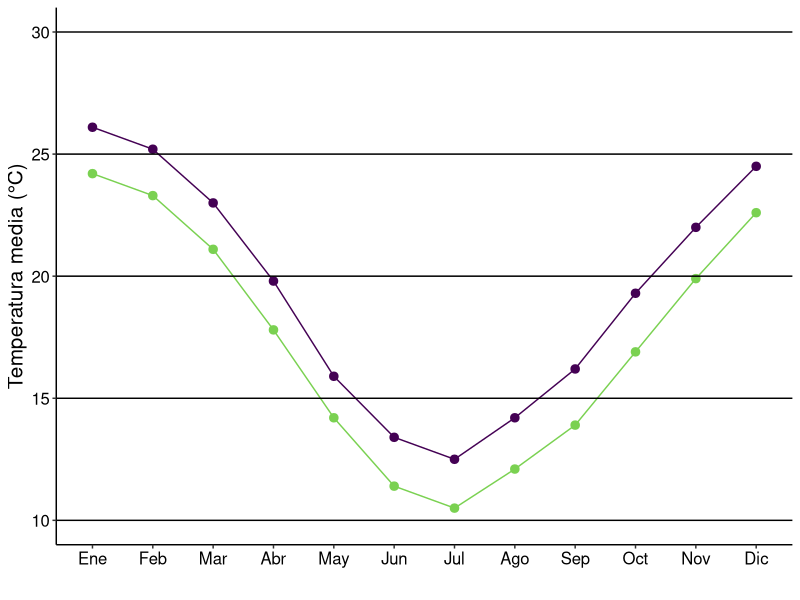
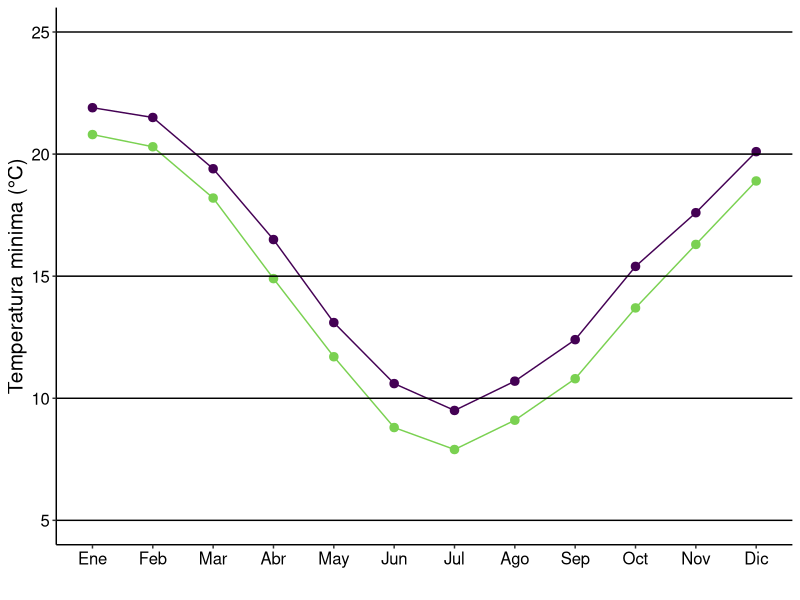
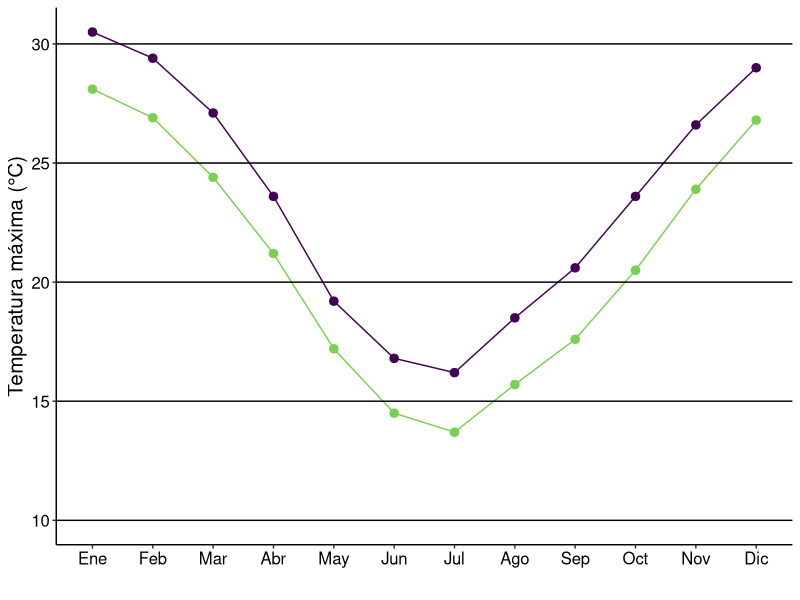
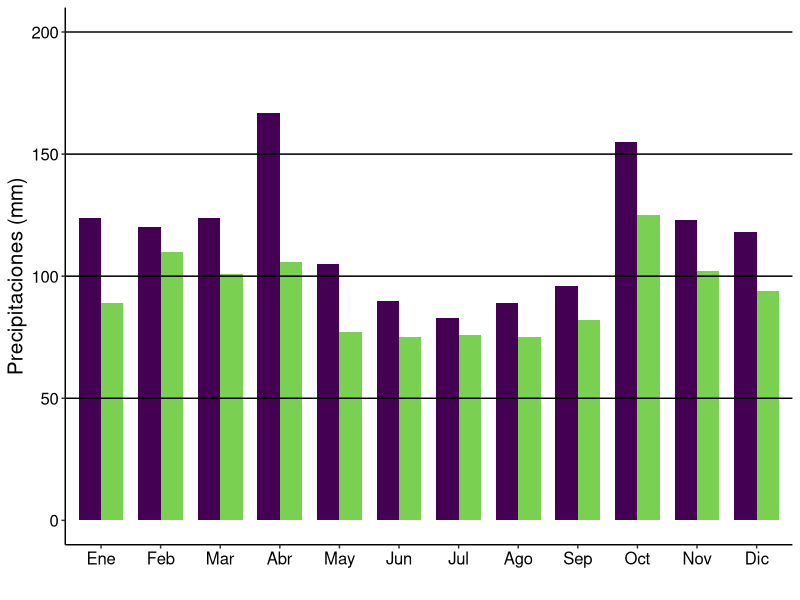
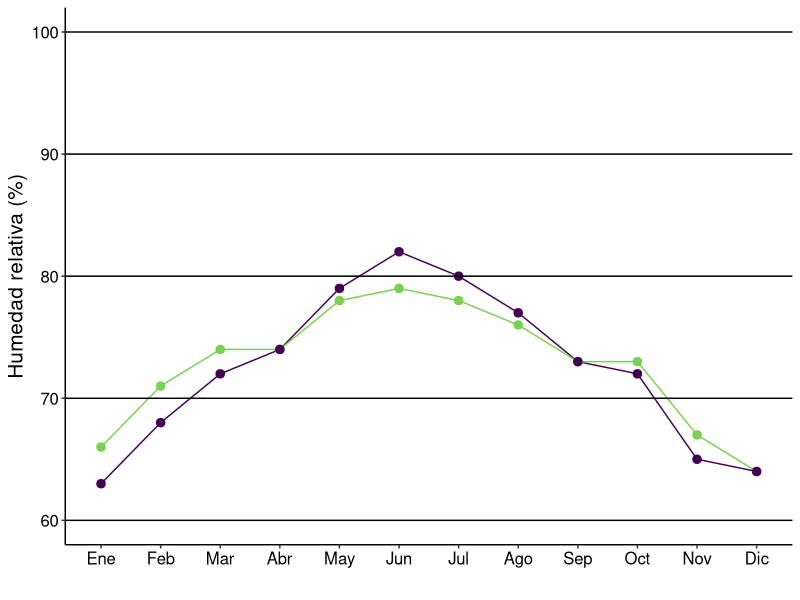
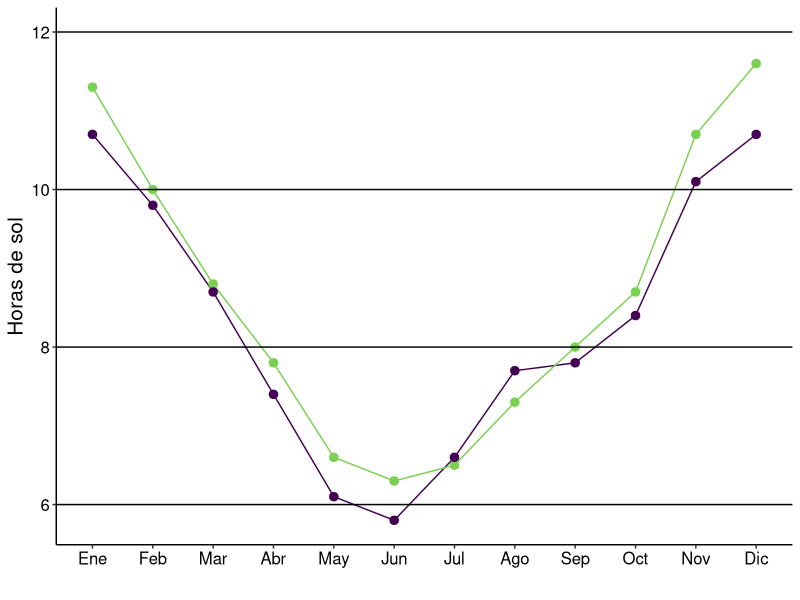
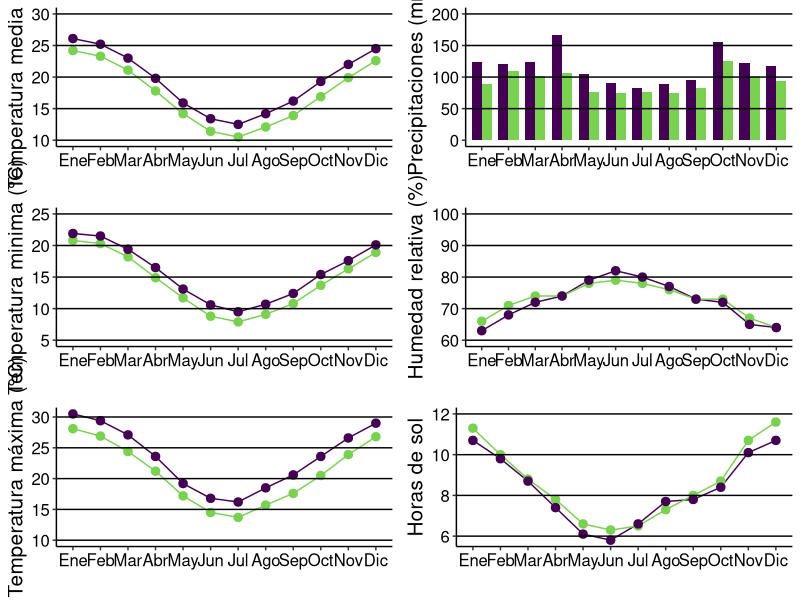

The R script that drew these images, in order:
## ---- chunk 1
knitr::opts_chunk$set(warning = FALSE, message = FALSE, echo = FALSE)

#Load library
library(readxl)

#Create object "db_fed_mor" which contains climate db_fed_mor
db_fed_mor <- read_excel("database.xlsx", sheet = "III_federacion")

db_fed_mor$site<-as.factor(db_fed_mor$site)
db_fed_mor$month<-as.factor(db_fed_mor$month)

db_fed_mor$month<-factor(db_fed_mor$month, levels = c("Jan", "Feb", "Mar", "Apr", "May", "Jun", "Jul", "Aug", "Sep", "Oct", "Nov", "Dec"),  labels = c("Ene", "Feb", "Mar", "Abr", "May", "Jun", "Jul", "Ago", "Sep", "Oct", "Nov", "Dic"))

db_fed_mor <- as.data.frame(db_fed_mor)

## ---- chunk 2
knitr::opts_chunk$set(warning = FALSE, message = FALSE, echo = FALSE)

library(ggplot2)

Gc1<-ggplot(data=db_fed_mor, aes(x=month, y=med, group = site, color=site, fill=site)) +
  geom_line()+
  scale_color_viridis_d(option="D", end=0.8)+
  geom_point(size=4, shape=20) +
  labs(y="Temperatura media (°C)", x="")+
  theme_classic()+
  theme(panel.grid.major.x = element_blank())+
  theme(legend.position = "none")+
  theme(text = element_text(size=15))+
  geom_hline(aes(yintercept=10), color="black")+
  geom_hline(aes(yintercept=15), color="black")+
  geom_hline(aes(yintercept=20), color="black")+
  geom_hline(aes(yintercept=25), color="black")+
  geom_hline(aes(yintercept=30), color="black")+
  theme(axis.text = element_text( color='black'))
Gc2<-ggplot(data=db_fed_mor, aes(x=month, y=min, group = site, color=site, fill=site)) +
  geom_line()+
  scale_color_viridis_d(option="D", end=0.8)+
  geom_point(size=4, shape=20) +
  labs(y="Temperatura minima (°C)", x="")+
  theme_classic()+
  theme(panel.grid.major.x = element_blank())+
  theme(legend.position = "none")+
  theme(text = element_text(size=15))+
  geom_hline(aes(yintercept=5), color="black")+
  geom_hline(aes(yintercept=10), color="black")+
  geom_hline(aes(yintercept=15), color="black")+
  geom_hline(aes(yintercept=20), color="black")+
  geom_hline(aes(yintercept=25), color="black")+
  theme(axis.text = element_text( color='black'))
Gc3<-ggplot(data=db_fed_mor, aes(x=month, y=max, group = site, color=site, fill=site)) +
  geom_line()+
  scale_color_viridis_d(option="D", end=0.8)+
  geom_point(size=4, shape=20) +
  labs(y="Temperatura máxima (°C)", x="")+
  theme_classic()+
  theme(panel.grid.major.x = element_blank())+
  theme(legend.position = "none")+
  theme(text = element_text(size=15))+
  geom_hline(aes(yintercept=10), color="black")+
  geom_hline(aes(yintercept=15), color="black")+
  geom_hline(aes(yintercept=20), color="black")+
  geom_hline(aes(yintercept=25), color="black")+
  geom_hline(aes(yintercept=30), color="black")+
  theme(axis.text = element_text( color='black'))
Gc4<-ggplot(data=db_fed_mor, aes(x=month, y=rain, fill=site)) +
  geom_bar(stat="identity", position="dodge", width=0.75) +
  labs(y="Precipitaciones (mm)", x="")+
  theme_classic()+
  scale_fill_viridis_d(option="D", end=0.8)+
  theme(panel.grid.major.x = element_blank())+
  theme(legend.position = "none")+
  theme(text = element_text(size=15))+
  geom_hline(aes(yintercept=50), color="black")+
  geom_hline(aes(yintercept=100), color="black")+
  geom_hline(aes(yintercept=150), color="black")+
  geom_hline(aes(yintercept=200), color="black")+
  theme(axis.text = element_text( color='black'))
Gc5<-ggplot(data=db_fed_mor, aes(x=month, y=hum, group = site, color=site, fill=site)) +
  geom_line()+
  scale_color_viridis_d(option="D", end=0.8)+
  geom_point(size=4, shape=20) +
  labs(y="Humedad relativa (%)", x="")+
  theme_classic()+
  theme(panel.grid.major.x = element_blank())+
  theme(legend.position = "none")+
  theme(text = element_text(size=15))+
  geom_hline(aes(yintercept=60), color="black")+
  geom_hline(aes(yintercept=70), color="black")+
  geom_hline(aes(yintercept=80), color="black")+
  geom_hline(aes(yintercept=90), color="black")+
  geom_hline(aes(yintercept=100), color="black")+
  theme(axis.text = element_text( color='black'))
Gc6<-ggplot(data=db_fed_mor, aes(x=month, y=sun, group = site, color=site, fill=site)) +
  geom_line()+
  scale_color_viridis_d(option="D", end=0.8)+
  geom_point(size=4, shape=20) +
  labs(y="Horas de sol", x="")+
  theme_classic()+
  theme(panel.grid.major.x = element_blank())+
  theme(legend.position = "none")+
  theme(text = element_text(size=15))+
  geom_hline(aes(yintercept=6), color="black")+
  geom_hline(aes(yintercept=8), color="black")+
  geom_hline(aes(yintercept=10), color="black")+
  geom_hline(aes(yintercept=12), color="black")+
  theme(axis.text = element_text( color='black'))
library(ggpubr)
gg_federación <- ggarrange(Gc1, Gc4, Gc2, Gc5, Gc3, Gc6, ncol = 2, nrow = 3)

# ggsave("gg_federación", plot = gg_federación, device = "tiff", width = 16, height = 8, units = "in", dpi = 300)

## ---- chunk 3
knitr::opts_chunk$set(warning = FALSE, message = FALSE, echo = FALSE)



## ---- chunk 4
knitr::opts_chunk$set(warning = FALSE, message = FALSE, echo = FALSE)



## ---- chunk 5
knitr::opts_chunk$set(warning = FALSE, message = FALSE, echo = FALSE)



## ---- chunk 6
knitr::opts_chunk$set(warning = FALSE, message = FALSE, echo = FALSE)



## ---- chunk 7
knitr::opts_chunk$set(warning = FALSE, message = FALSE, echo = FALSE)



## ---- chunk 8
knitr::opts_chunk$set(warning = FALSE, message = FALSE, echo = FALSE)



## ---- chunk 9
knitr::opts_chunk$set(warning = FALSE, message = FALSE, echo = FALSE)



## ---- chunk 10
knitr::opts_chunk$set(warning = FALSE, message = FALSE, echo = FALSE)



## ---- chunk 11
knitr::opts_chunk$set(warning = FALSE, message = FALSE, echo = FALSE)



## ---- chunk 12
knitr::opts_chunk$set(warning = FALSE, message = FALSE, echo = FALSE)



